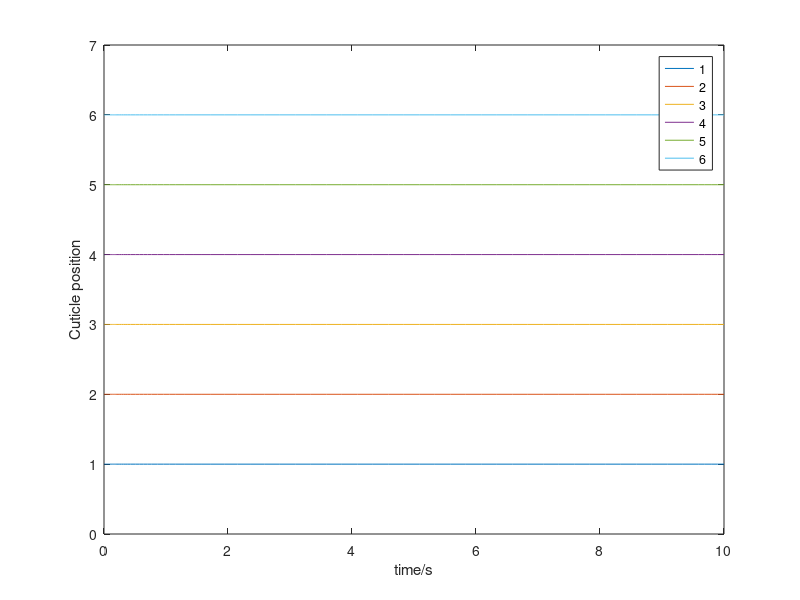
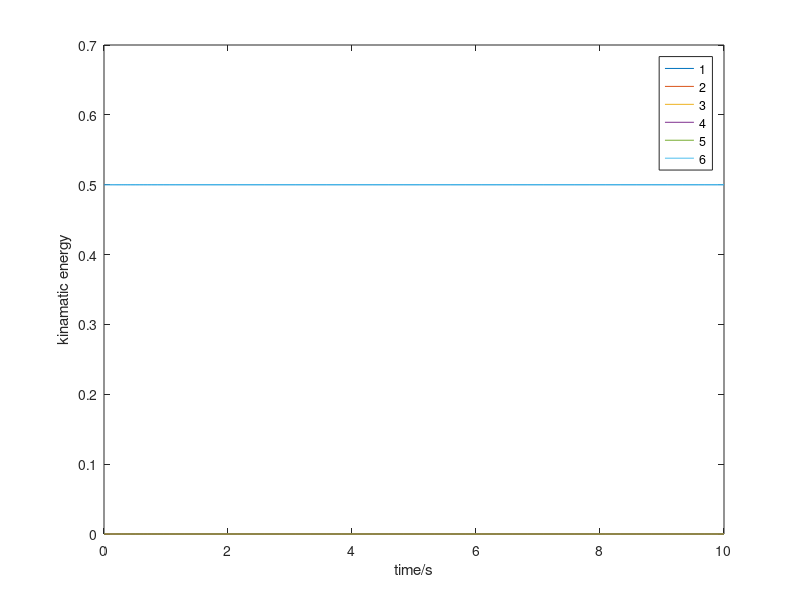
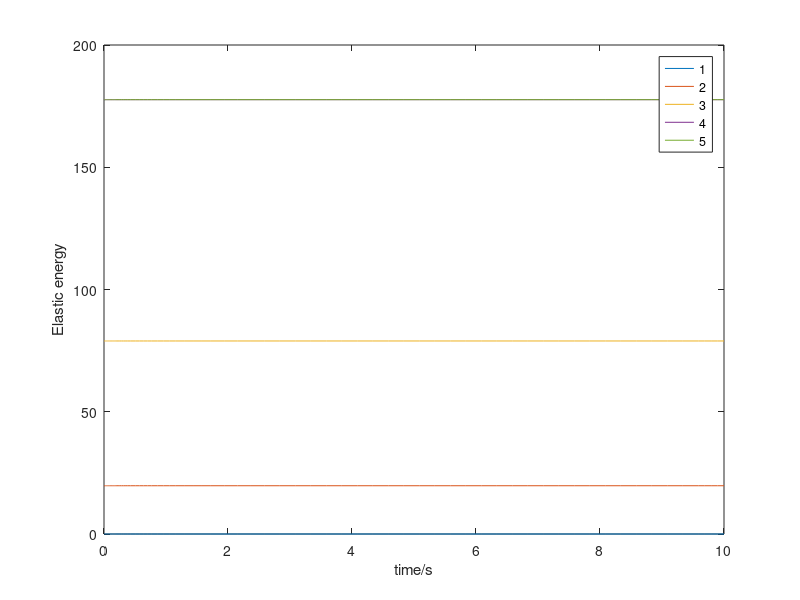

Recreate these plots in MATLAB, in order.
% kinematic model of Kelvin-voigt model with friction for peristalsis motion
% case: five-segment larval structure
% Mechanical model: scaled model of Newton's second law
%	Kelvin-voigt model (spring and dashpot in parallel)
%   Mass is represented for the cuticle circle
%   friction -- dependent on the motion states and direction

clc;
clear all;
% configure for the model
% refer: mechanics of exploration in drosophila.M
% refer website: https://www.biorxiv.org/content/biorxiv/suppl/2018/06/24/354795.DC1/354795-8.pdf
m = 1;
l = 1;
k = (2*pi)^2; 
n = 2*pi;
mu = 1; % friction coefficient;

% solution for the kinematic model
p0 = [1;1;2;0;3;0;4;0;5;0;6;1];
[t,y] = ode45(@eq,[0,10],p0);

% plot for the locomotion position
z1 = [y(:,1) y(:,3) y(:,5) y(:,7) y(:,9) y(:,11)];% cuticle position
figure(1)
plot(t,z1);
ylabel('Cuticle position');
xlabel('time/s');legend('1','2','3','4','5','6');

% plot for the kinematic energy
z2 = [y(:,2) y(:,4) y(:,6) y(:,8) y(:,10) y(:,12)];% cuticle velocity
K = 1/2*m*z2.^2;
figure(2)
plot(t,K);
ylabel('kinamatic energy');
xlabel('time/s');legend('1','2','3','4','5','6');

% plot for the elastic energy
z3 = [y(:,2)-y(:,1) y(:,3)-y(:,2) y(:,4)-y(:,3) y(:,5)-y(:,4) y(:,6)-y(:,5)]; % segment strain
E = 1/2*k*z3.^2;
figure(3)
plot(t,E);
ylabel('Elastic energy');
xlabel('time/s');legend('1','2','3','4','5');

% Newton's second law for the cuticle masses
function dp = eq(~,p)
gamma_f = 0.9;
gamma_k = 0.1;
gamma = 0.9;
zeta = 0;
f = zeros(6,1);
% dp = [ % velocity and acceleration
%     p(2);
%     (p(3)+p(11)-2*p(1))+(2*zeta*p(4)+2*zeta*p(12)-4*zeta*p(2))+f(1);
%     p(4);
%     (p(1)+p(5)-2*p(3))+(2*zeta*p(2)+2*zeta*p(6)-4*zeta*p(4))+f(2);
%     p(6);
%     (p(3)+p(7)-2*p(5))+(2*zeta*p(4)+2*zeta*p(8)-4*zeta*p(6))+f(3);
%     p(8);
%     (p(5)+p(9)-2*p(7))+(2*zeta*p(6)+2*zeta*p(10)-4*zeta*p(8))+f(4);
%     p(10);
%     (p(7)+p(11)-2*p(9))+(2*zeta*p(8)+2*zeta*p(12)-4*zeta*p(10))+f(5);
%     p(12);
%     (p(9)+p(1)-2*p(11))+(2*zeta*p(10)+2*zeta*p(2)-4*zeta*p(12))+f(6);     
%     ];
% revised version for newton second law function
dp = [ % velocity and acceleration
    p(2);
    (p(3)+p(9)-p(11)-2*p(1))+(2*zeta*p(4)+2*zeta*p(12)-4*zeta*p(2))+f(1);
    p(4);
    (p(1)+p(5)-2*p(3))+(2*zeta*p(2)+2*zeta*p(6)-4*zeta*p(4))+f(2);
    p(6);
    (p(3)+p(7)-2*p(5))+(2*zeta*p(4)+2*zeta*p(8)-4*zeta*p(6))+f(3);
    p(8);
    (p(5)+p(9)-2*p(7))+(2*zeta*p(6)+2*zeta*p(10)-4*zeta*p(8))+f(4);
    p(10);
    (p(7)+p(11)-2*p(9))+(2*zeta*p(8)+2*zeta*p(12)-4*zeta*p(10))+f(5);
    p(2);
    (p(3)+p(9)-p(11)-p(1))+(2*zeta*p(10)+2*zeta*p(2)-4*zeta*p(12))+f(6);     
    ];
% friction value according to the cuticle states
for i = 1:6
    if  p(2*i)>0
        f(i) = -gamma_f*gamma_k*gamma;
    elseif p(2*i)<0
        f(i) = gamma_k*gamma;
    else
        dp(2*i) = 0;
    end
end

end